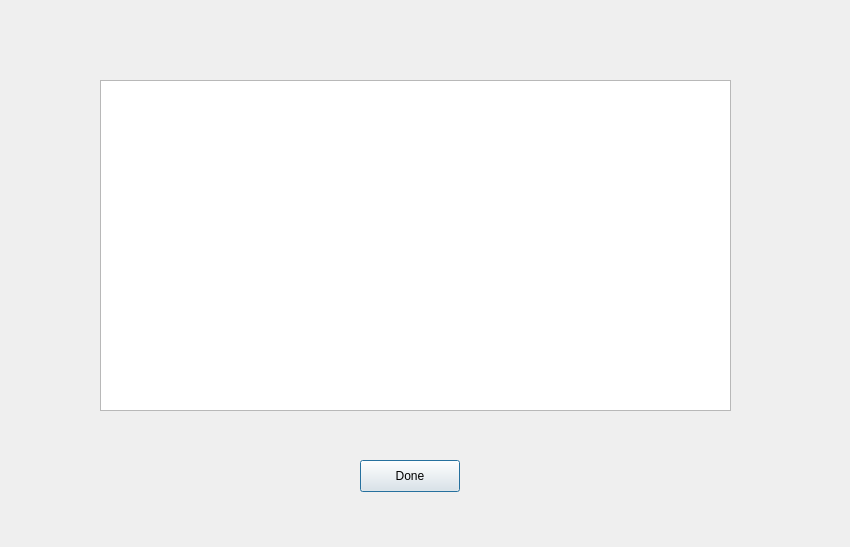
<?xml version="1.0" encoding="UTF-8"?>
<ui version="4.0">
 <class>liststudents</class>
 <widget class="QDialog" name="liststudents">
  <property name="geometry">
   <rect>
    <x>0</x>
    <y>0</y>
    <width>850</width>
    <height>547</height>
   </rect>
  </property>
  <property name="windowTitle">
   <string>Dialog</string>
  </property>
  <widget class="QTableView" name="tableView">
   <property name="geometry">
    <rect>
     <x>100</x>
     <y>80</y>
     <width>631</width>
     <height>331</height>
    </rect>
   </property>
  </widget>
  <widget class="QPushButton" name="Done_Button">
   <property name="geometry">
    <rect>
     <x>360</x>
     <y>460</y>
     <width>100</width>
     <height>32</height>
    </rect>
   </property>
   <property name="text">
    <string>Done</string>
   </property>
  </widget>
 </widget>
 <resources/>
 <connections/>
</ui>
